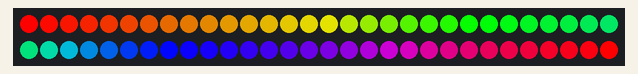
Recording of a sketch running on a simulated Arduino Uno, built with avr-gcc and run on an emulated ATmega328P. Parts: 60 RGB LEDs in strip order, left to right, continuing on the next row.

Above: at 0.16 s.
At 4.27 s:
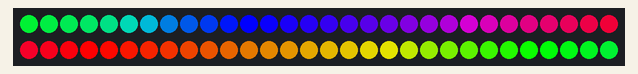
At 8.7 s:
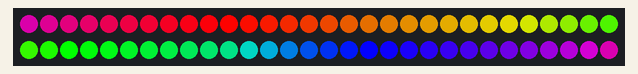
At 17.25 s:
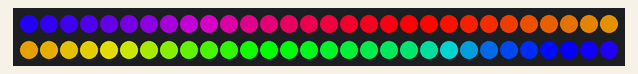
At 25.8 s:
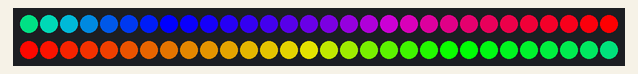
At 34.66 s:
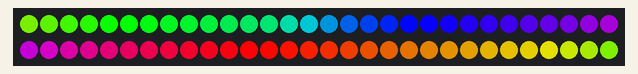

The sketch:

rainbow_wave.ino
```cpp
#include <FastLED.h>

#define PIN 4 // Connect this to the data pin of the LED strip
#define NUM_LEDS 60 // Number of LED in the strip
#define BRIGHTNESS 255 // min = 0, max = 255
#define SATURATION 255 // min = 0, max = 255

CRGB leds[NUM_LEDS];   //leds is an array of size NUM_LEDS and used for addressing the LEDs in the strip

void setup(){
 FastLED.addLeds<WS2812B, PIN, GRB>(leds, NUM_LEDS); //< LED type, Data pin, RGB order(optional) >
}

void loop(){
  const int k = NUM_LEDS - 1;
  for(int j = 0; j < 255; j++){
  for (int i = 0; i< NUM_LEDS; i++)  // Here, hue = (i*255/k) will range from 0 to 255(max).
  leds[i] = CHSV((i*255/k)-j, SATURATION, BRIGHTNESS);  //This will make a static and even distribution of hue throughout the strip
  FastLED.show();                                       //The 'j' value changes and the static hue starts moving
  delay(25);}                        // The speed of the wave can be adjusting appropriate value of delay in milliseconds
}
```
